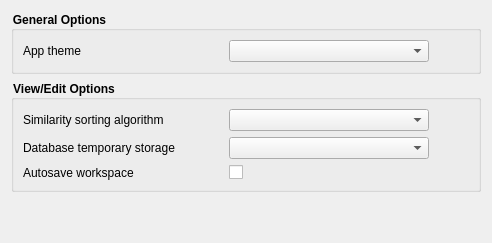
      <widget class="QWidget" name="settingsTab">
       <attribute name="icon">
        <iconset resource="resources.qrc">
         <normaloff>:/icons/cil-settings.svg</normaloff>:/icons/cil-settings.svg</iconset>
       </attribute>
       <attribute name="title">
        <string>Settings</string>
       </attribute>
       <layout class="QHBoxLayout" name="horizontalLayout_17">
        <item>
         <layout class="QVBoxLayout" name="settingsWidgets">
          <item>
           <widget class="QGroupBox" name="groupBox_4">
            <property name="styleSheet">
             <string notr="true">QGroupBox
{
    font-size: 12px;
    font-weight: bold;
}</string>
            </property>
            <property name="title">
             <string>General Options</string>
            </property>
            <layout class="QHBoxLayout" name="horizontalLayout_20">
             <item>
              <layout class="QFormLayout" name="formLayout_2">
               <item row="0" column="0">
                <widget class="QLabel" name="appThemeLabel">
                 <property name="minimumSize">
                  <size>
                   <width>200</width>
                   <height>0</height>
                  </size>
                 </property>
                 <property name="text">
                  <string>App theme</string>
                 </property>
                </widget>
               </item>
               <item row="0" column="1">
                <widget class="QComboBox" name="appThemeComboBox">
                 <property name="minimumSize">
                  <size>
                   <width>200</width>
                   <height>0</height>
                  </size>
                 </property>
                </widget>
               </item>
              </layout>
             </item>
             <item>
              <spacer name="horizontalSpacer_13">
               <property name="orientation">
                <enum>Qt::Horizontal</enum>
               </property>
               <property name="sizeHint" stdset="0">
                <size>
                 <width>40</width>
                 <height>20</height>
                </size>
               </property>
              </spacer>
             </item>
            </layout>
           </widget>
          </item>
          <item>
           <widget class="QGroupBox" name="groupBox_3">
            <property name="styleSheet">
             <string notr="true">QGroupBox
{
    font-size: 12px;
    font-weight: bold;
}</string>
            </property>
            <property name="title">
             <string>View/Edit Options</string>
            </property>
            <layout class="QHBoxLayout" name="horizontalLayout_18" stretch="0,0">
             <item>
              <layout class="QFormLayout" name="formLayout">
               <item row="0" column="0">
                <widget class="QLabel" name="similaritySortAlgorithmLabel">
                 <property name="minimumSize">
                  <size>
                   <width>200</width>
                   <height>0</height>
                  </size>
                 </property>
                 <property name="text">
                  <string>Similarity sorting algorithm</string>
                 </property>
                </widget>
               </item>
               <item row="0" column="1">
                <widget class="QComboBox" name="similaritySortAlgorithmComboBox">
                 <property name="minimumSize">
                  <size>
                   <width>200</width>
                   <height>0</height>
                  </size>
                 </property>
                </widget>
               </item>
               <item row="2" column="0">
                <widget class="QLabel" name="autosaveLabel">
                 <property name="minimumSize">
                  <size>
                   <width>200</width>
                   <height>0</height>
                  </size>
                 </property>
                 <property name="text">
                  <string>Autosave workspace</string>
                 </property>
                </widget>
               </item>
               <item row="2" column="1">
                <widget class="QCheckBox" name="autosaveCheckBox"/>
               </item>
               <item row="1" column="0">
                <widget class="QLabel" name="tempStoreLabel">
                 <property name="minimumSize">
                  <size>
                   <width>200</width>
                   <height>0</height>
                  </size>
                 </property>
                 <property name="text">
                  <string>Database temporary storage</string>
                 </property>
                </widget>
               </item>
               <item row="1" column="1">
                <widget class="QComboBox" name="tempStoreComboBox">
                 <property name="minimumSize">
                  <size>
                   <width>200</width>
                   <height>0</height>
                  </size>
                 </property>
                </widget>
               </item>
              </layout>
             </item>
             <item>
              <spacer name="horizontalSpacer_12">
               <property name="orientation">
                <enum>Qt::Horizontal</enum>
               </property>
               <property name="sizeHint" stdset="0">
                <size>
                 <width>40</width>
                 <height>20</height>
                </size>
               </property>
              </spacer>
             </item>
            </layout>
           </widget>
          </item>
          <item>
           <spacer name="verticalSpacer_2">
            <property name="orientation">
             <enum>Qt::Vertical</enum>
            </property>
            <property name="sizeHint" stdset="0">
             <size>
              <width>20</width>
              <height>40</height>
             </size>
            </property>
           </spacer>
          </item>
         </layout>
        </item>
       </layout>
      </widget>
